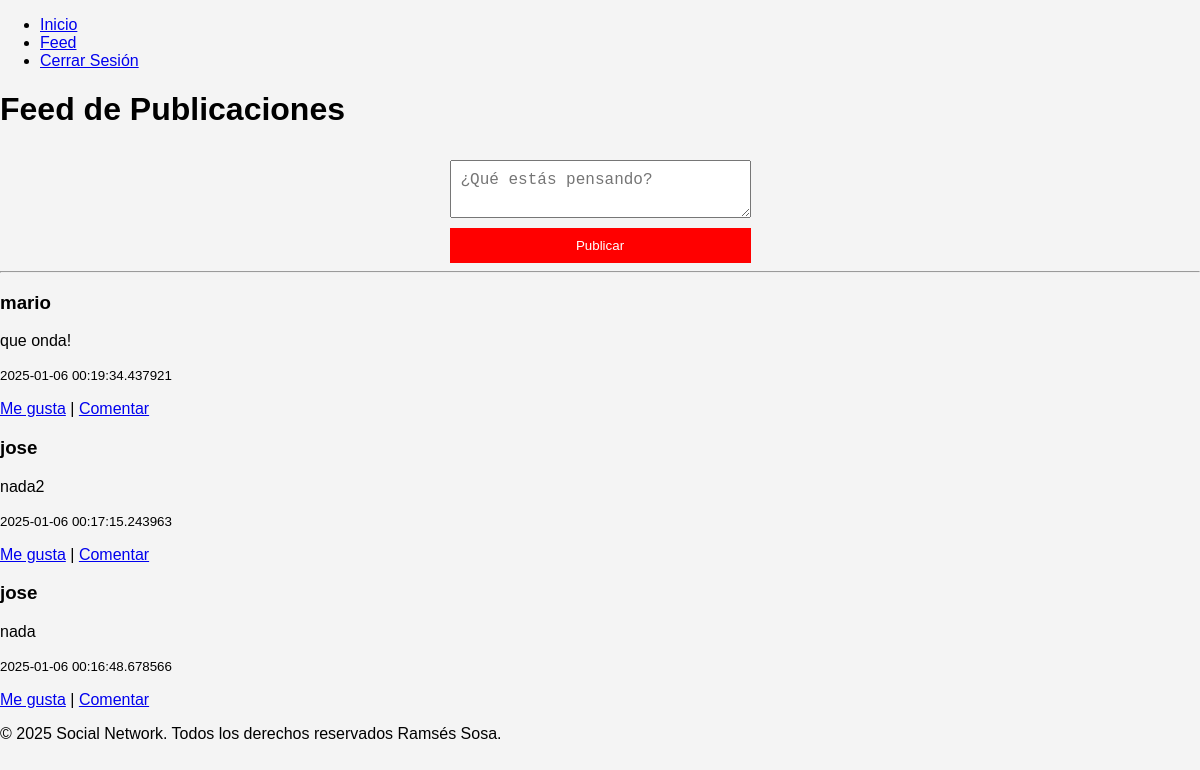
Before: /feed (signed in) with the older database file.
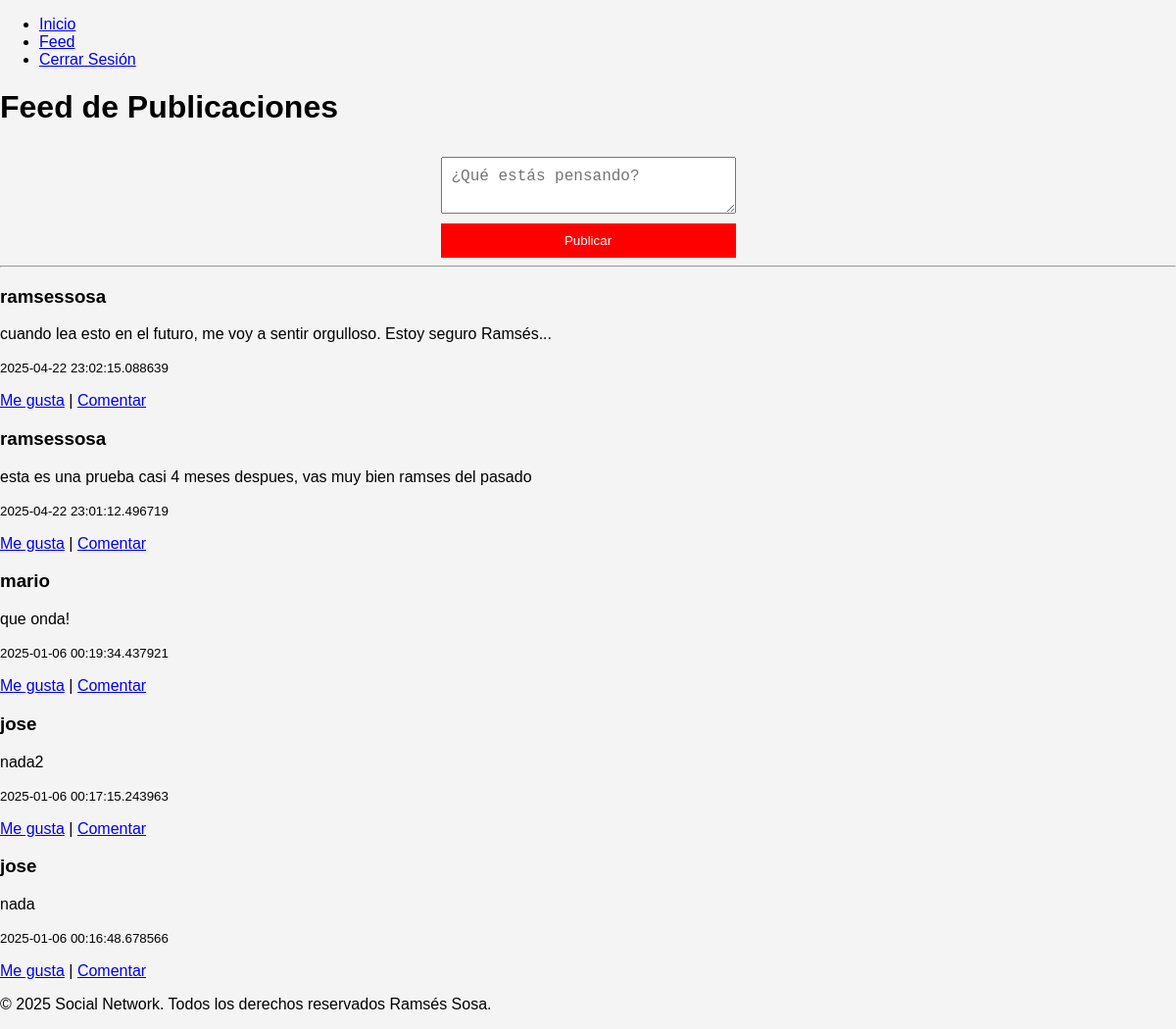
After: the same page with the newer database file.
### app/models.py (models this page shows, shortened)
class Post(db.Model):
    id = db.Column(db.Integer, primary_key=True)
    content = db.Column(db.Text, nullable=False)
    created_at = db.Column(db.DateTime, default=datetime.utcnow)
    user_id = db.Column(db.Integer, db.ForeignKey('user.id'), nullable=False)

class User(UserMixin, db.Model):
    id = db.Column(db.Integer, primary_key=True)
    username = db.Column(db.String(150), nullable=False, unique=True)
    email = db.Column(db.String(150), nullable=False, unique=True)
    password_hash = db.Column(db.String(256), nullable=False)
    posts = db.relationship('Post', backref='author', lazy=True)

### app/routes.py (the view)
@main.route('/feed', methods=['GET', 'POST'])
@login_required
def feed():
    if request.method == 'POST':
        content = request.form['content']
        new_post = Post(content=content, author=current_user)
        db.session.add(new_post)
        db.session.commit()
        flash('Publicación realizada con éxito.')
    posts = Post.query.order_by(Post.created_at.desc()).all()
    return render_template('feed.html', posts=posts)

### app/models.py (called while the page is built)
@login_manager.user_loader
def load_user(user_id):
    return User.query.get(int(user_id))

### app/templates/feed.html (shortened to what this page needs)
{% extends 'base.html' %}
{% block content %}
    <h1>Feed de Publicaciones</h1>
    <form method="POST" action="{{ url_for('main.feed') }}">
        <textarea name="content" placeholder="¿Qué estás pensando?" required></textarea>
        <button type="submit">Publicar</button>
    </form>
    <hr>
    <section>
        {% for post in posts %}
            <article>
                <h3>{{ post.author.username }}</h3>
                <p>{{ post.content }}</p>
                <p><small>{{ post.created_at }}</small></p>
                <a href="#">Me gusta</a> | <a href="#">Comentar</a>
            </article>
        {% endfor %}
    </section>
{% endblock %}

### app/templates/base.html (shortened to what this page needs)
<!DOCTYPE html>
<html lang="en">
<head>
    <link rel="stylesheet" href="{{ url_for('static', filename='css/styles.css') }}">
</head>
<body>
    <header>
        <nav>
            <ul>
                <li><a href="{{url_for('main.index')}}">Inicio</a></li>
                {% if current_user.is_authenticated %}
                    <li><a href="{{ url_for('main.feed') }}">Feed</a></li>
                    <li><a href="{{ url_for('main.logout') }}">Cerrar Sesión</a></li>
                {% else %}
                <li><a href="{{ url_for('main.login') }}">Iniciar Sesión</a></li>
                    <li><a href="{{ url_for('main.register') }}">Registrarse</a></li>
                {% endif %}
            </ul>
        </nav>
    </header>
    <main>
        {% block content %} <script src="{{ url_for('static', filename='js/register.js') }}"></script>{% endblock %}
    </main>
    <footer>
        <p>&copy; 2025 Social Network. Todos los derechos reservados Ramsés Sosa.</p>
    </footer>
</body>
</html>

### app/static/css/styles.css (style rules this page uses)
body { font-family: Arial, sans-serif; margin: 0; padding: 0; background-color: #f4f4f4; }
form { display: flex; flex-direction: column; margin: 0 auto; width: 301px; }
input, textarea { margin: 10px 0; padding: 10px; font-size: 16px; }
button { padding: 10px; background-color: #ff0000; color: #fff; border: none; cursor: pointer; }

Changed rows visible on the page:
added Post: author.username "ramsessosa", content "cuando lea esto en el futuro, me voy a sentir orgulloso. Estoy seguro Ramsés...", created_at "2025-04-22 23:02:15.088639"
added Post: author.username "ramsessosa", content "esta es una prueba casi 4 meses despues, vas muy bien ramses del pasado", created_at "2025-04-22 23:01:12.496719"
